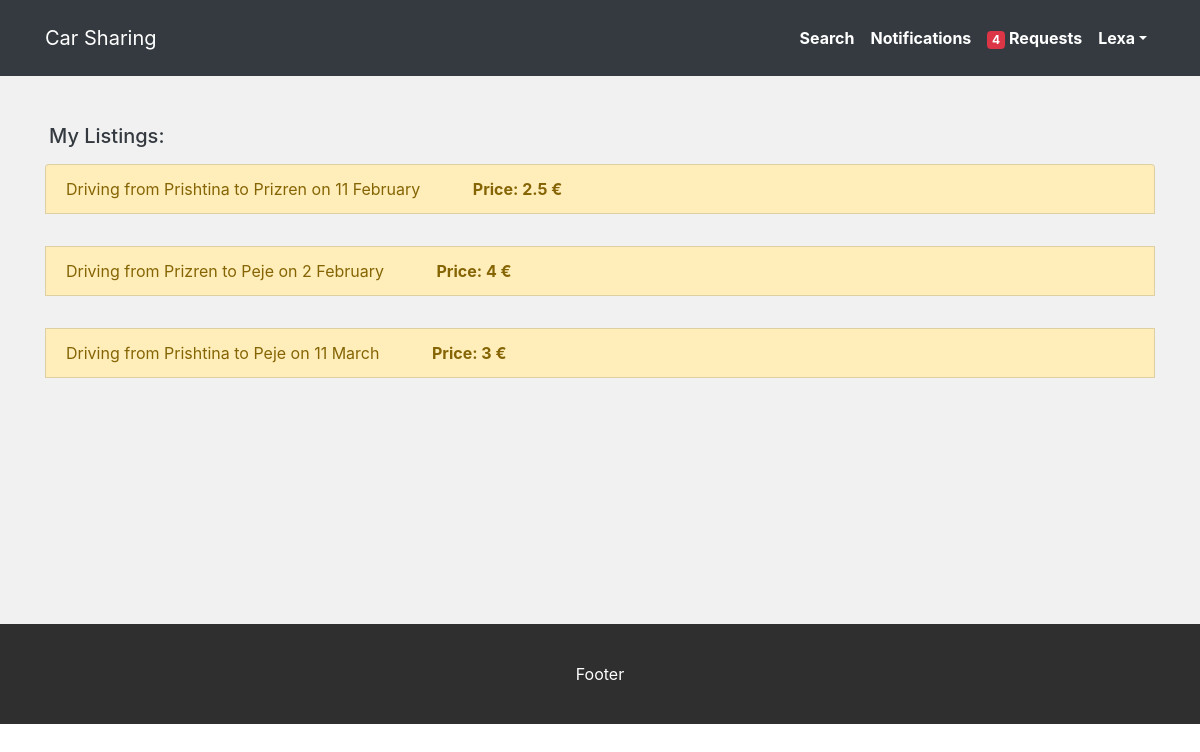
The app's page /my-listings (signed in) with its own data.
### models.py (models this page shows, shortened)
class User(db.Model):
    __tablename__ = 'users'
    id = db.Column(db.Integer, primary_key=True)
    first_name = db.Column(db.String(45))
    last_name = db.Column(db.String(45))
    email = db.Column(db.String(255))
    password = db.Column(db.String(255))
    created_at = db.Column(db.DateTime, server_default=func.now())
    updated_at = db.Column(db.DateTime, server_default=func.now(), onupdate=func.now())
    listings_requested_by_this_user = db.relationship('Listing', secondary=requests, lazy='dynamic',backref=db.backref('users', lazy=True))

class Listing(db.Model):
    __tablename__ = 'listings'
    id = db.Column(db.Integer, primary_key=True)
    user_id = db.Column(db.Integer, db.ForeignKey("users.id", ondelete="cascade"), nullable=False)
    location_from = db.Column(db.String())
    location_to = db.Column(db.String())
    description = db.Column(db.String())
    date = db.Column(db.DateTime)
    price = db.Column(db.String)
    created_at = db.Column(db.DateTime, server_default=func.now())
    updated_at = db.Column(db.DateTime, server_default=func.now(), onupdate=func.now())
    user = db.relationship('User', foreign_keys=[user_id], backref="user_listings")
    users_request_this_listing = db.relationship('User', secondary=requests, lazy='dynamic', backref=db.backref('listings', lazy=True))

### controller_functions.py (the view)
def my_listings():
    logged_in_user = User.query.filter_by(id=session['user_id']).first_or_404("Not logged in")
    listings = Listing.query.filter(Listing.user_id==session['user_id']).all()
    for listing in listings:
        listing.month = listing.date.strftime("%B")
        listing.day = listing.date.day
    return render_template("user_listings.html", listings=listings, logged_in_user=logged_in_user)

### templates/user_listings.html (shortened to what this page needs)
{% include 'includes/header.html' %}
<div class="container my-5 content-height">
    <h5 class="mb-3 text-dark ml-1">My Listings:</h5>
        <div class="list-group listing-group">
            {% for listing in listings %}
            <a href="/{{listing.id}}/details" class="list-group-item list-group-item-action list-group-item-warning">
                {{listing.description}} on {{listing.day}} {{listing.month}}
                <span id="listing-price" class="ml-5">Price: {{listing.price}} &euro;</span></a>
            {% endfor %}
        </div>
</div>
{% include 'includes/footer.html' %}

### templates/includes/header.html (shortened to what this page needs)
<!DOCTYPE html>
<html lang="en">
<head>
    <link rel="stylesheet" type="text/css" href="{{ url_for('static', filename='css/bootstrap.min.css') }}">
    <link rel="stylesheet" href="https://use.fontawesome.com/releases/v5.8.2/css/all.css"
>
    <link rel="stylesheet" type="text/css" href="{{ url_for('static', filename='css/style.css') }}">
</head>
<div id="wrapper">
<body>
    <div id="header" class="full-rel-left">
        <nav class="navbar navbar-expand-lg navbar-dark">
            <div class="container">
                <a href="/" class="navbar-brand">Car Sharing</a>
                <div class="collapse navbar-collapse justify-content-end" id="navbarSupportedContent">
                    <ul class="navbar-nav ml-auto nav-flex-icons">
                        {% if(logged_in_user) %}
                        <li class="nav-item active">
                            <a class="nav-link" href="/">Search</a>
                        </li>
                        <li class="nav-item active">
                            <a class="nav-link" href="/notifications">Notifications</a>
                        </li>
                        <li class="nav-item">
                            <a class="nav-link" href="/requests"><span class="badge badge-danger mr-1">4</span>Requests</a>
                        </li>
                        <li class="nav-item dropdown">
                            <a class="nav-link dropdown-toggle" data-toggle="dropdown" role="button"
                                aria-haspopup="true" aria-expanded="false">{{logged_in_user.first_name}}</a>
                        </li>
                        {% endif %}
                    </ul>
                </div>
            </div>
        </nav>
    </div>

### static/css/style.css (style rules this page uses)
#wrapper { background-color: #f1f1f1; }
.full-rel-left { width: 100%; }
#header { padding: 10px 0; background-color: #343A40; }
.navbar-dark .navbar-nav .nav-link { color: #fff; font-weight: bolder; }
#listing-price { font-weight: bolder; }
div.content-height { min-height: 300px; }

### records on screen
User: first_name "Lexa"
Listing: description "Driving from Prishtina to Prizren", day "11", month "February", price "2.5"
Listing: description "Driving from Prizren to Peje", day "2", month "February", price "4"
Listing: description "Driving from Prishtina to Peje", day "11", month "March", price "3"
